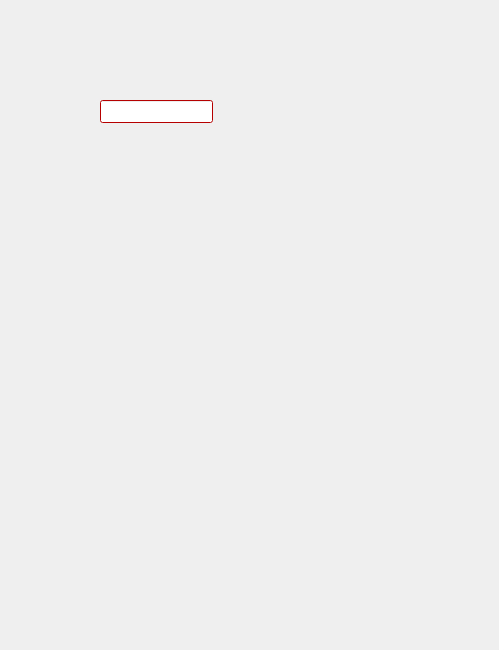
<?xml version="1.0" encoding="UTF-8"?>
<ui version="4.0">
 <class>FileGenerateDLg</class>
 <widget class="QDialog" name="FileGenerateDLg">
  <property name="geometry">
   <rect>
    <x>0</x>
    <y>0</y>
    <width>499</width>
    <height>650</height>
   </rect>
  </property>
  <property name="windowTitle">
   <string>Dialog</string>
  </property>
  <widget class="QLineEdit" name="lineEdit">
   <property name="geometry">
    <rect>
     <x>100</x>
     <y>100</y>
     <width>113</width>
     <height>23</height>
    </rect>
   </property>
   <property name="palette">
    <palette>
     <active>
      <colorrole role="WindowText">
       <brush brushstyle="SolidPattern">
        <color alpha="255">
         <red>0</red>
         <green>0</green>
         <blue>0</blue>
        </color>
       </brush>
      </colorrole>
      <colorrole role="Button">
       <brush brushstyle="SolidPattern">
        <color alpha="255">
         <red>255</red>
         <green>0</green>
         <blue>0</blue>
        </color>
       </brush>
      </colorrole>
      <colorrole role="Light">
       <brush brushstyle="SolidPattern">
        <color alpha="255">
         <red>255</red>
         <green>127</green>
         <blue>127</blue>
        </color>
       </brush>
      </colorrole>
      <colorrole role="Midlight">
       <brush brushstyle="SolidPattern">
        <color alpha="255">
         <red>255</red>
         <green>63</green>
         <blue>63</blue>
        </color>
       </brush>
      </colorrole>
      <colorrole role="Dark">
       <brush brushstyle="SolidPattern">
        <color alpha="255">
         <red>127</red>
         <green>0</green>
         <blue>0</blue>
        </color>
       </brush>
      </colorrole>
      <colorrole role="Mid">
       <brush brushstyle="SolidPattern">
        <color alpha="255">
         <red>170</red>
         <green>0</green>
         <blue>0</blue>
        </color>
       </brush>
      </colorrole>
      <colorrole role="Text">
       <brush brushstyle="SolidPattern">
        <color alpha="255">
         <red>0</red>
         <green>0</green>
         <blue>0</blue>
        </color>
       </brush>
      </colorrole>
      <colorrole role="BrightText">
       <brush brushstyle="SolidPattern">
        <color alpha="255">
         <red>255</red>
         <green>255</green>
         <blue>255</blue>
        </color>
       </brush>
      </colorrole>
      <colorrole role="ButtonText">
       <brush brushstyle="SolidPattern">
        <color alpha="255">
         <red>0</red>
         <green>0</green>
         <blue>0</blue>
        </color>
       </brush>
      </colorrole>
      <colorrole role="Base">
       <brush brushstyle="SolidPattern">
        <color alpha="255">
         <red>255</red>
         <green>255</green>
         <blue>255</blue>
        </color>
       </brush>
      </colorrole>
      <colorrole role="Window">
       <brush brushstyle="SolidPattern">
        <color alpha="255">
         <red>255</red>
         <green>0</green>
         <blue>0</blue>
        </color>
       </brush>
      </colorrole>
      <colorrole role="Shadow">
       <brush brushstyle="SolidPattern">
        <color alpha="255">
         <red>0</red>
         <green>0</green>
         <blue>0</blue>
        </color>
       </brush>
      </colorrole>
      <colorrole role="AlternateBase">
       <brush brushstyle="SolidPattern">
        <color alpha="255">
         <red>255</red>
         <green>127</green>
         <blue>127</blue>
        </color>
       </brush>
      </colorrole>
      <colorrole role="ToolTipBase">
       <brush brushstyle="SolidPattern">
        <color alpha="255">
         <red>255</red>
         <green>255</green>
         <blue>220</blue>
        </color>
       </brush>
      </colorrole>
      <colorrole role="ToolTipText">
       <brush brushstyle="SolidPattern">
        <color alpha="255">
         <red>0</red>
         <green>0</green>
         <blue>0</blue>
        </color>
       </brush>
      </colorrole>
      <colorrole role="PlaceholderText">
       <brush brushstyle="SolidPattern">
        <color alpha="128">
         <red>0</red>
         <green>0</green>
         <blue>0</blue>
        </color>
       </brush>
      </colorrole>
     </active>
     <inactive>
      <colorrole role="WindowText">
       <brush brushstyle="SolidPattern">
        <color alpha="255">
         <red>0</red>
         <green>0</green>
         <blue>0</blue>
        </color>
       </brush>
      </colorrole>
      <colorrole role="Button">
       <brush brushstyle="SolidPattern">
        <color alpha="255">
         <red>255</red>
         <green>0</green>
         <blue>0</blue>
        </color>
       </brush>
      </colorrole>
      <colorrole role="Light">
       <brush brushstyle="SolidPattern">
        <color alpha="255">
         <red>255</red>
         <green>127</green>
         <blue>127</blue>
        </color>
       </brush>
      </colorrole>
      <colorrole role="Midlight">
       <brush brushstyle="SolidPattern">
        <color alpha="255">
         <red>255</red>
         <green>63</green>
         <blue>63</blue>
        </color>
       </brush>
      </colorrole>
      <colorrole role="Dark">
       <brush brushstyle="SolidPattern">
        <color alpha="255">
         <red>127</red>
         <green>0</green>
         <blue>0</blue>
        </color>
       </brush>
      </colorrole>
      <colorrole role="Mid">
       <brush brushstyle="SolidPattern">
        <color alpha="255">
         <red>170</red>
         <green>0</green>
         <blue>0</blue>
        </color>
       </brush>
      </colorrole>
      <colorrole role="Text">
       <brush brushstyle="SolidPattern">
        <color alpha="255">
         <red>0</red>
         <green>0</green>
         <blue>0</blue>
        </color>
       </brush>
      </colorrole>
      <colorrole role="BrightText">
       <brush brushstyle="SolidPattern">
        <color alpha="255">
         <red>255</red>
         <green>255</green>
         <blue>255</blue>
        </color>
       </brush>
      </colorrole>
      <colorrole role="ButtonText">
       <brush brushstyle="SolidPattern">
        <color alpha="255">
         <red>0</red>
         <green>0</green>
         <blue>0</blue>
        </color>
       </brush>
      </colorrole>
      <colorrole role="Base">
       <brush brushstyle="SolidPattern">
        <color alpha="255">
         <red>255</red>
         <green>255</green>
         <blue>255</blue>
        </color>
       </brush>
      </colorrole>
      <colorrole role="Window">
       <brush brushstyle="SolidPattern">
        <color alpha="255">
         <red>255</red>
         <green>0</green>
         <blue>0</blue>
        </color>
       </brush>
      </colorrole>
      <colorrole role="Shadow">
       <brush brushstyle="SolidPattern">
        <color alpha="255">
         <red>0</red>
         <green>0</green>
         <blue>0</blue>
        </color>
       </brush>
      </colorrole>
      <colorrole role="AlternateBase">
       <brush brushstyle="SolidPattern">
        <color alpha="255">
         <red>255</red>
         <green>127</green>
         <blue>127</blue>
        </color>
       </brush>
      </colorrole>
      <colorrole role="ToolTipBase">
       <brush brushstyle="SolidPattern">
        <color alpha="255">
         <red>255</red>
         <green>255</green>
         <blue>220</blue>
        </color>
       </brush>
      </colorrole>
      <colorrole role="ToolTipText">
       <brush brushstyle="SolidPattern">
        <color alpha="255">
         <red>0</red>
         <green>0</green>
         <blue>0</blue>
        </color>
       </brush>
      </colorrole>
      <colorrole role="PlaceholderText">
       <brush brushstyle="SolidPattern">
        <color alpha="128">
         <red>0</red>
         <green>0</green>
         <blue>0</blue>
        </color>
       </brush>
      </colorrole>
     </inactive>
     <disabled>
      <colorrole role="WindowText">
       <brush brushstyle="SolidPattern">
        <color alpha="255">
         <red>127</red>
         <green>0</green>
         <blue>0</blue>
        </color>
       </brush>
      </colorrole>
      <colorrole role="Button">
       <brush brushstyle="SolidPattern">
        <color alpha="255">
         <red>255</red>
         <green>0</green>
         <blue>0</blue>
        </color>
       </brush>
      </colorrole>
      <colorrole role="Light">
       <brush brushstyle="SolidPattern">
        <color alpha="255">
         <red>255</red>
         <green>127</green>
         <blue>127</blue>
        </color>
       </brush>
      </colorrole>
      <colorrole role="Midlight">
       <brush brushstyle="SolidPattern">
        <color alpha="255">
         <red>255</red>
         <green>63</green>
         <blue>63</blue>
        </color>
       </brush>
      </colorrole>
      <colorrole role="Dark">
       <brush brushstyle="SolidPattern">
        <color alpha="255">
         <red>127</red>
         <green>0</green>
         <blue>0</blue>
        </color>
       </brush>
      </colorrole>
      <colorrole role="Mid">
       <brush brushstyle="SolidPattern">
        <color alpha="255">
         <red>170</red>
         <green>0</green>
         <blue>0</blue>
        </color>
       </brush>
      </colorrole>
      <colorrole role="Text">
       <brush brushstyle="SolidPattern">
        <color alpha="255">
         <red>127</red>
         <green>0</green>
         <blue>0</blue>
        </color>
       </brush>
      </colorrole>
      <colorrole role="BrightText">
       <brush brushstyle="SolidPattern">
        <color alpha="255">
         <red>255</red>
         <green>255</green>
         <blue>255</blue>
        </color>
       </brush>
      </colorrole>
      <colorrole role="ButtonText">
       <brush brushstyle="SolidPattern">
        <color alpha="255">
         <red>127</red>
         <green>0</green>
         <blue>0</blue>
        </color>
       </brush>
      </colorrole>
      <colorrole role="Base">
       <brush brushstyle="SolidPattern">
        <color alpha="255">
         <red>255</red>
         <green>0</green>
         <blue>0</blue>
        </color>
       </brush>
      </colorrole>
      <colorrole role="Window">
       <brush brushstyle="SolidPattern">
        <color alpha="255">
         <red>255</red>
         <green>0</green>
         <blue>0</blue>
        </color>
       </brush>
      </colorrole>
      <colorrole role="Shadow">
       <brush brushstyle="SolidPattern">
        <color alpha="255">
         <red>0</red>
         <green>0</green>
         <blue>0</blue>
        </color>
       </brush>
      </colorrole>
      <colorrole role="AlternateBase">
       <brush brushstyle="SolidPattern">
        <color alpha="255">
         <red>255</red>
         <green>0</green>
         <blue>0</blue>
        </color>
       </brush>
      </colorrole>
      <colorrole role="ToolTipBase">
       <brush brushstyle="SolidPattern">
        <color alpha="255">
         <red>255</red>
         <green>255</green>
         <blue>220</blue>
        </color>
       </brush>
      </colorrole>
      <colorrole role="ToolTipText">
       <brush brushstyle="SolidPattern">
        <color alpha="255">
         <red>0</red>
         <green>0</green>
         <blue>0</blue>
        </color>
       </brush>
      </colorrole>
      <colorrole role="PlaceholderText">
       <brush brushstyle="SolidPattern">
        <color alpha="128">
         <red>0</red>
         <green>0</green>
         <blue>0</blue>
        </color>
       </brush>
      </colorrole>
     </disabled>
    </palette>
   </property>
  </widget>
 </widget>
 <resources/>
 <connections/>
</ui>
